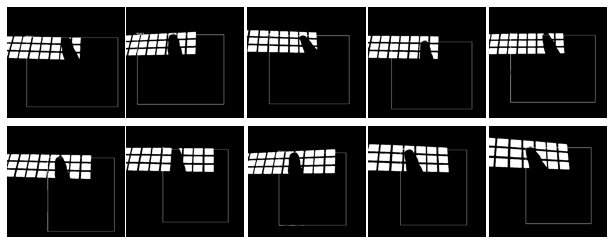
#> input picture 大二/大二上/智能识别系统设计/期末作业汇报/now/PPT汇报/1.png, 616 x 246 px, given in place of 1.jpg, which was not available
$ python 'photo zero.py'
#> lines starting #> are read from the running program, lines starting #| are printed output that depends on the picture
import cv2 as cv
i = 1
while i <= 10:
    filename = f"trainset/10_Mhyang/{i}.jpg"
    image = cv.imread(filename, cv.IMREAD_GRAYSCALE)
#> image is the input picture: shape (246, 616); min 0, max 255, mean 54.5
    # 修改图片的大小统一为：宽为120，高为90
    image = cv.resize(image, (120,90))
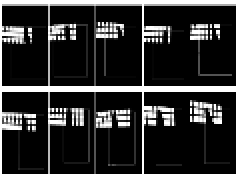
#> image: shape (90, 120) (shown 2 times larger); min 0, max 255, mean 54.3
    cv.imshow("Image", image)
    # 移动窗口到指定位置
    window_name = "Image"
    window_x = 100  # 窗口左上角的 x 坐标
    window_y = 100  # 窗口左上角的 y 坐标
    cv.moveWindow(window_name, window_x, window_y)
    cv.waitKey(60)

    # 将修改大小后的图像存回原图
    cv.imwrite(filename, image)
    i += 1
cv.destroyAllWindows()

"""
本文件的作用是将训练样本图像的大小统一改为：宽为120，高为90的灰度图
"""

$ run again, with 大二/大二上/智能识别系统设计/期末作业汇报/now/PPT汇报/12.png copied over 大二/大二上/智能识别系统设计/期末作业汇报/now/PPT汇报/1.png
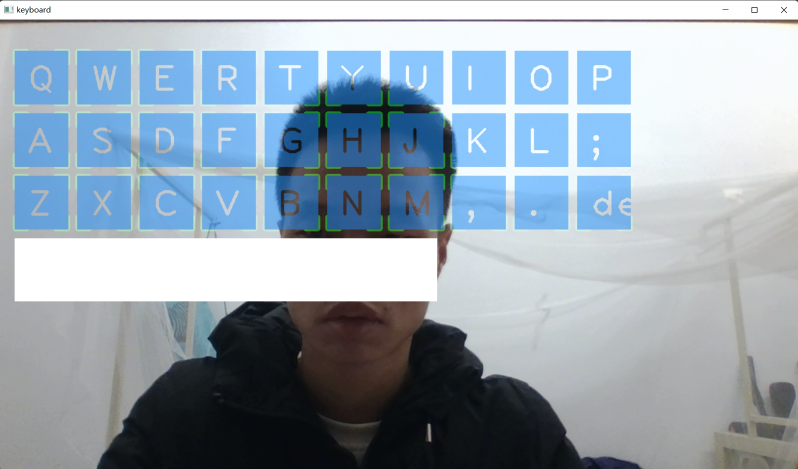
#> input picture 大二/大二上/智能识别系统设计/期末作业汇报/now/PPT汇报/12.png, 1596 x 937 px, given in place of 1.jpg, which was not available (shown at 1/2 size)
#> `image = cv.imread(filename, cv.IMREAD_GRAYSCALE)`:
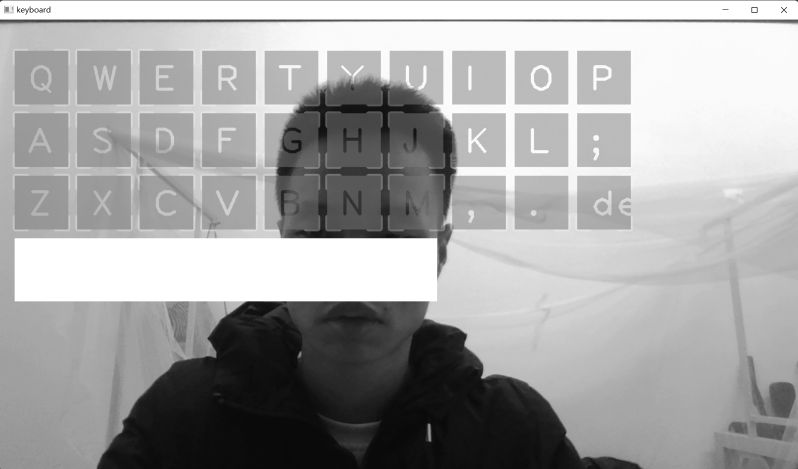
#> image: shape (937, 1596) (shown at 1/2 size); min 0, max 255, mean 164.1
#> `image = cv.resize(image, (120,90))`:
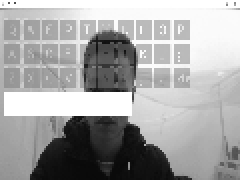
#> image: shape (90, 120) (shown 2 times larger); min 9, max 255, mean 165.3

$ run again, with 大二/大二上/智能识别系统设计/期末作业汇报/now/PPT汇报/13.png copied over 大二/大二上/智能识别系统设计/期末作业汇报/now/PPT汇报/1.png
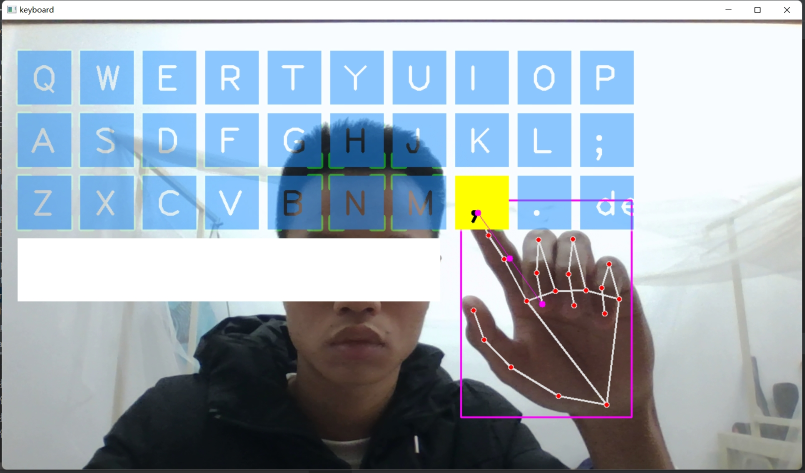
#> input picture 大二/大二上/智能识别系统设计/期末作业汇报/now/PPT汇报/13.png, 1609 x 945 px, given in place of 1.jpg, which was not available (shown at 1/2 size)
#> `image = cv.imread(filename, cv.IMREAD_GRAYSCALE)`:
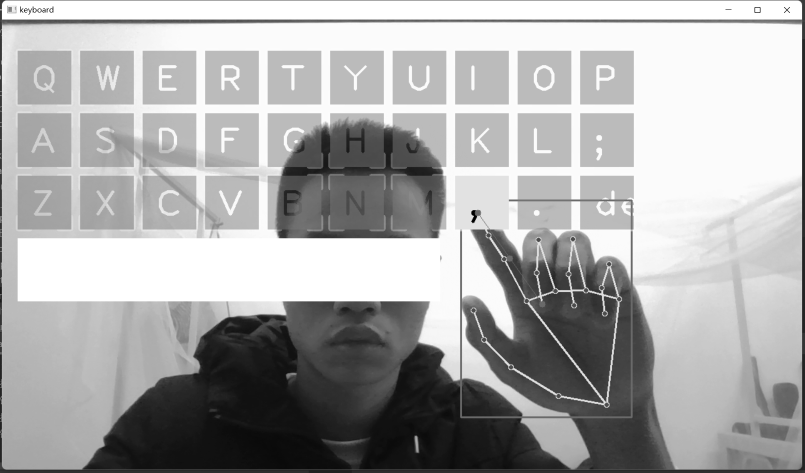
#> image: shape (945, 1609) (shown at 1/2 size); min 0, max 255, mean 170.7
#> `image = cv.resize(image, (120,90))`:
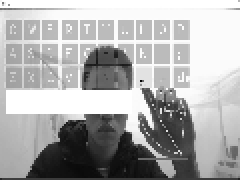
#> image: shape (90, 120) (shown 2 times larger); min 0, max 255, mean 172.8

$ run again, with 大二/大二上/智能识别系统设计/期末作业汇报/now/PPT汇报/14.png copied over 大二/大二上/智能识别系统设计/期末作业汇报/now/PPT汇报/1.png
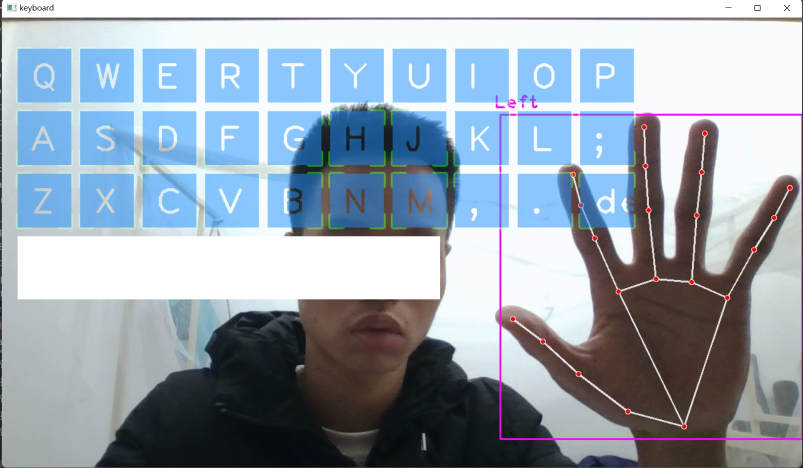
#> input picture 大二/大二上/智能识别系统设计/期末作业汇报/now/PPT汇报/14.png, 1606 x 936 px, given in place of 1.jpg, which was not available (shown at 1/2 size)
#> `image = cv.imread(filename, cv.IMREAD_GRAYSCALE)`:
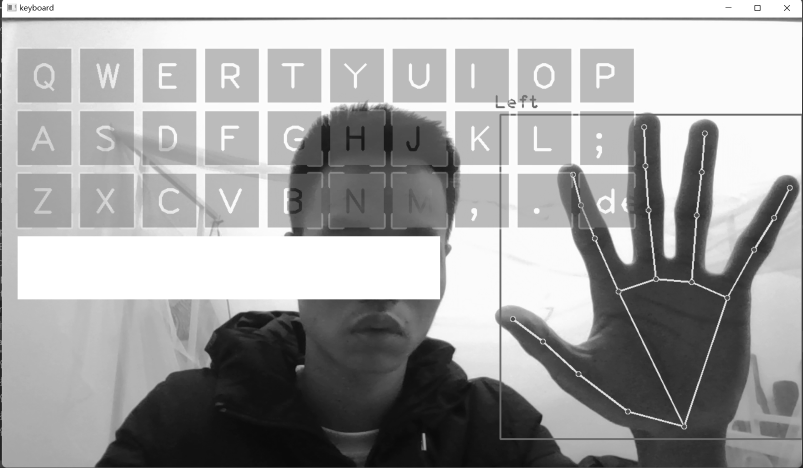
#> image: shape (936, 1606) (shown at 1/2 size); min 0, max 255, mean 162.6
#> `image = cv.resize(image, (120,90))`:
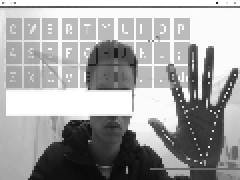
#> image: shape (90, 120) (shown 2 times larger); min 10, max 255, mean 162.3
